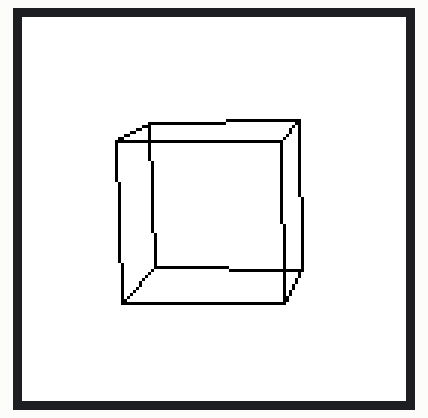
Recording of a sketch running on a simulated Arduino Uno, built with avr-gcc and run on an emulated ATmega328P. Shown: 128×128 colour display.

Above: at 0.32 s.
At 1.26 s:
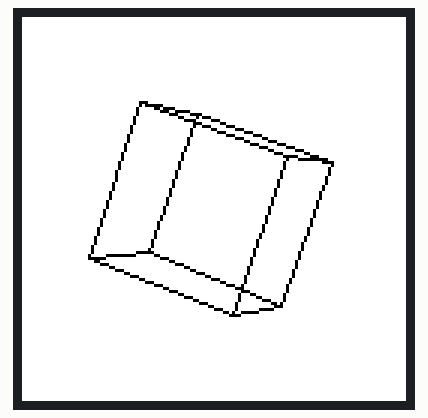
At 1.88 s:
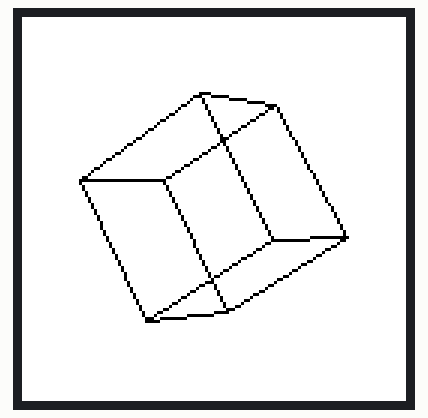
At 2.5 s:
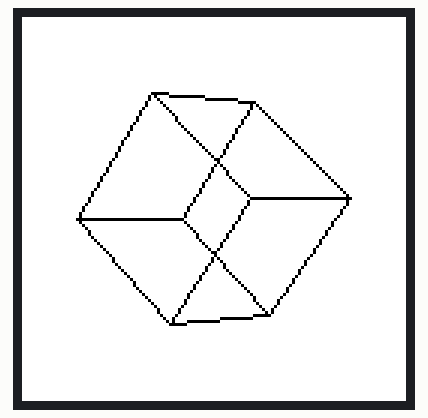
At 3.74 s:
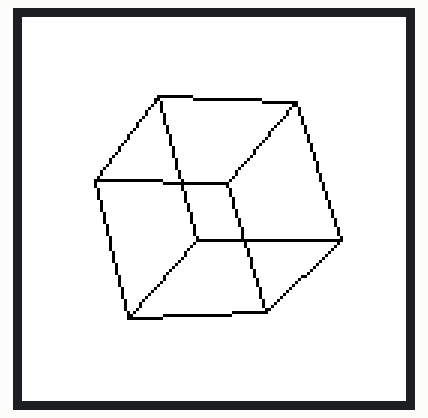
At 5.33 s:
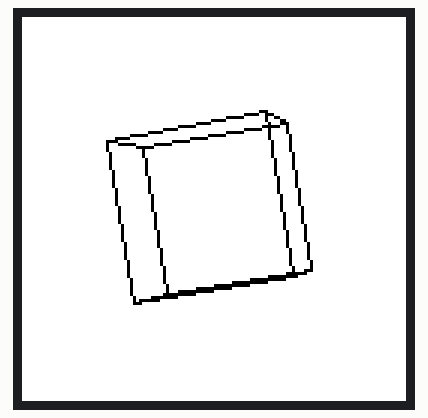

Measured:
- by itself, everything shown: repeats every 4.7 s, in 15 steps

The sketch:

Blink3.ino
```cpp
#include <SPI.h>
#include <Adafruit_GFX.h>
#include "TFT_ILI9163C.h"

#define __CS 10
#define __DC 9
#define __RST 8

// Color definitions
#define	BLACK   0x0000
#define	BLUE    0x001F
#define	RED     0xF800
#define	GREEN   0x07E0
#define CYAN    0x07FF
#define MAGENTA 0xF81F
#define YELLOW  0xFFE0
#define WHITE   0xFFFF

float sin_d[] = {
	0,0.17,0.34,0.5,0.64,0.77,0.87,0.94,0.98,1,0.98,0.94,
	0.87,0.77,0.64,0.5,0.34,0.17,0,-0.17,-0.34,-0.5,-0.64,
	-0.77,-0.87,-0.94,-0.98,-1,-0.98,-0.94,-0.87,-0.77,
	-0.64,-0.5,-0.34,-0.17
};

float cos_d[] = {
	1,0.98,0.94,0.87,0.77,0.64,0.5,0.34,0.17,0,-0.17,-0.34,
	-0.5,-0.64,-0.77,-0.87,-0.94,-0.98,-1,-0.98,-0.94,-0.87,
	-0.77,-0.64,-0.5,-0.34,-0.17,0,0.17,0.34,0.5,0.64,0.77,
	0.87,0.94,0.98
};

float d = 10;

float px[] = { -d,  d,  d, -d, -d,  d,  d, -d };
float py[] = { -d, -d,  d,  d, -d, -d,  d,  d };
float pz[] = { -d, -d, -d, -d,  d,  d,  d,  d };

float p2x[] = { 0, 0, 0, 0, 0, 0, 0, 0 };
float p2y[] = { 0, 0, 0, 0, 0, 0, 0, 0 };

int r[] = { 0, 0, 0 };


TFT_ILI9163C tft = TFT_ILI9163C(__CS, __DC, __RST);

void setup() {
	tft.begin();
#if defined(__MK20DX128__) || defined(__MK20DX256__)
	tft.setBitrate(24000000);
#endif
}

void loop() {
	tft.fillScreen(WHITE);

	r[0] = r[0] + 1;
	r[1] = r[1] + 1;

	if (r[0] == 36) r[0] = 0;
	if (r[1] == 36) r[1] = 0;
	if (r[2] == 36) r[2] = 0;

	for (int i = 0; i < 8; i++) {
		float px2 = px[i];
		float py2 = cos_d[r[0]] * py[i] - sin_d[r[0]] * pz[i];
		float pz2 = sin_d[r[0]] * py[i] + cos_d[r[0]] * pz[i];

		float px3 = cos_d[r[1]] * px2 + sin_d[r[1]] * pz2;
		float py3 = py2;
		float pz3 = -sin_d[r[1]] * px2 + cos_d[r[1]] * pz2;

		float ax = cos_d[r[2]] * px3 - sin_d[r[2]] * py3;
		float ay = sin_d[r[2]] * px3 + cos_d[r[2]] * py3;
		float az = pz3 - 190;

		p2x[i] = ((tft.width()) / 2) + ax * 500 / az;
		p2y[i] = ((tft.height()) / 2) + ay * 500 / az;
	}

	for (int i = 0; i < 3; i++) {
		tft.drawLine(p2x[i], p2y[i], p2x[i + 1], p2y[i + 1], BLACK);
		tft.drawLine(p2x[i + 4], p2y[i + 4], p2x[i + 5], p2y[i + 5], BLACK);
		tft.drawLine(p2x[i], p2y[i], p2x[i + 4], p2y[i + 4], BLACK);
	}
	tft.drawLine(p2x[3], p2y[3], p2x[0], p2y[0], BLACK);
	tft.drawLine(p2x[7], p2y[7], p2x[4], p2y[4], BLACK);
	tft.drawLine(p2x[3], p2y[3], p2x[7], p2y[7], BLACK);
	delay(5);
}
```
